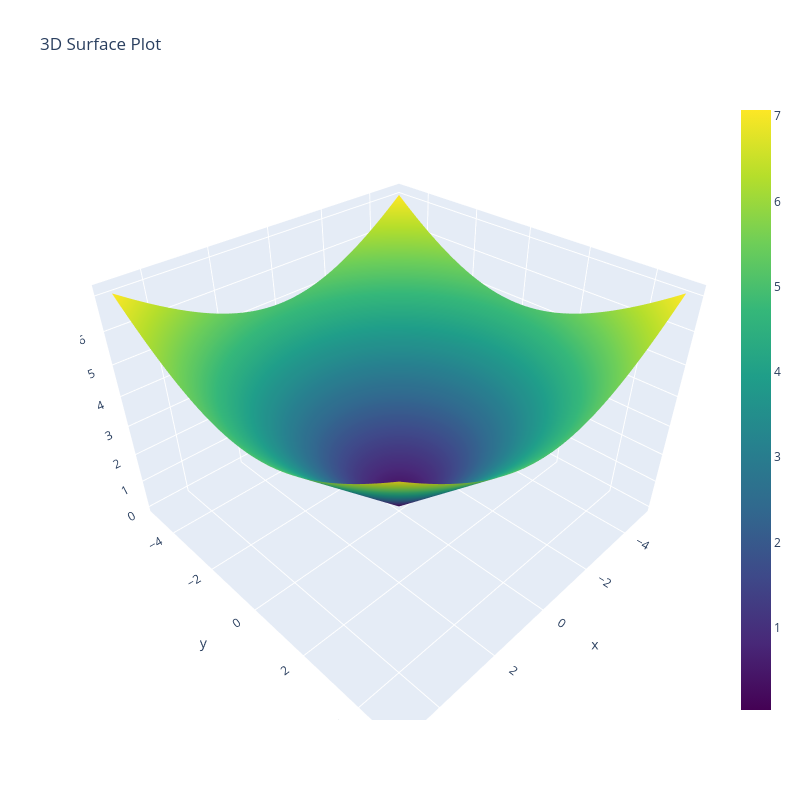

The notebook cell saved with this chart:
### Markdown cell above
<a href="https://colab.research.google.com/github/abhishekanand04/Intro-to-ML-and-NN/blob/machinelearning/Contour_plot.ipynb" target="_parent"><img src="https://colab.research.google.com/assets/colab-badge.svg" alt="Open In Colab"/></a>

### Code cell
import matplotlib.pyplot as plt
import plotly.graph_objects as go
import numpy as np

def f(x, y):
    return np.sqrt(x**2 + y**2)

# Generate grid data
x = np.linspace(-5, 5, 200)
y = np.linspace(-5, 5, 200)
X, Y = np.meshgrid(x, y,indexing='xy')
Z = f(X, Y)

"""
fig = plt.figure(figsize=(8, 6))  # Set figure size
ax = fig.add_subplot(111, projection='3d')
# Plot surface
ax.plot_surface(X, Y, Z, cmap='viridis')
# Labels
ax.set_xlabel('X Axis')
ax.set_ylabel('Y Axis')
ax.set_zlabel('Z Axis')
ax.set_title('3D Surface Plot')
# Show plot
plt.show()
"""

# Create 3D surface plot
fig = go.Figure(data=[go.Surface(z=Z, x=X, y=Y,colorscale="viridis")])

fig.update_layout(
    width=800,  # Width in pixels
    height=800, # Height in pixels
    title="3D Surface Plot"
)
# Show interactive plot
fig.show()

# Contour Plot
contour = plt.contour(X, Y, Z, levels=20, cmap="viridis")
plt.title("Contour Plot")
plt.xlabel("X-axis")
plt.ylabel("Y-axis")
plt.colorbar(contour)

# Show the plots
plt.tight_layout()
plt.show()

### Figure 1 — Plotly figure (JSON) as saved in the notebook; plotly's stock layout.template omitted (floating-point values rounded to 4 significant figures; data arrays with more than 128 entries replaced by an {"elided": "..."} marker saying what was removed)
{"data": [{"colorscale": [[0, "#440154"], [0.1111, "#482878"], [0.2222, "#3e4989"], [0.3333, "#31688e"], [0.4444, "#26828e"], [0.5556, "#1f9e89"], [0.6667, "#35b779"], [0.7778, "#6ece58"], [0.8889, "#b5de2b"], [1, "#fde725"]], "type": "surface", "x": {"elided": "200x200 float values"}, "y": {"elided": "200x200 float values"}, "z": {"elided": "200x200 float values"}}], "layout": {"height": 800, "title": {"text": "3D Surface Plot"}, "width": 800}}
